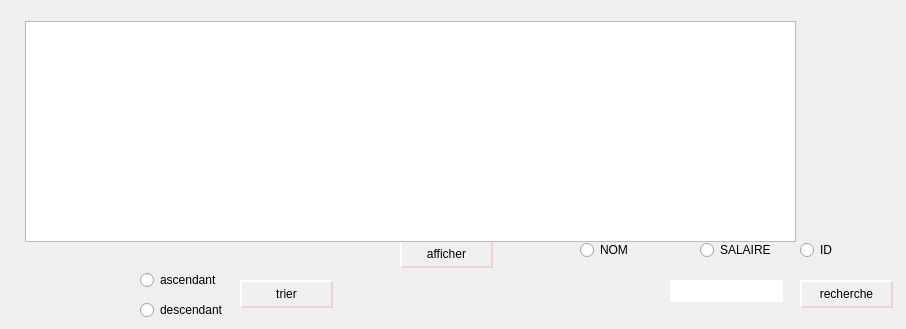
      <widget class="QWidget" name="tab_5">
       <attribute name="title">
        <string>afficher</string>
       </attribute>
       <widget class="QPushButton" name="pushButton_2">
        <property name="geometry">
         <rect>
          <x>400</x>
          <y>240</y>
          <width>93</width>
          <height>28</height>
         </rect>
        </property>
        <property name="styleSheet">
         <string notr="true">QPushButton {
color: #FFFFF;
border: 2px solid #F6CFCA;
border-radius: 20px;
border-style: outset;
background: qradialgradient(
cx: 0.3, cy: -0.4, fx: 0.3, fy: -0.4,
radius: 1.35, stop: 0 #fff, stop: 1 #fff
);
padding: 0.3rem 0.2rem;
}

QPushButton:hover {
background: qradialgradient(
cx: 0.3, cy: -0.4, fx: 0.3, fy: -0.4,
radius: 1.35, stop: 0 #fff, stop: 1 #bbb
);
 
    background-color:#FE7F9C	;
    border-radius: 15px;
}</string>
        </property>
        <property name="text">
         <string>afficher</string>
        </property>
       </widget>
       <widget class="QTableView" name="tableView">
        <property name="geometry">
         <rect>
          <x>25</x>
          <y>21</y>
          <width>771</width>
          <height>221</height>
         </rect>
        </property>
        <property name="styleSheet">
         <string notr="true">QHeaderView::section
{
    background-color: qlineargradient(spread:repeat, x1:1, y1:0, x2:1, y2:1, stop:0 rgba(227, 227, 227, 255),stop:1 rgba(187, 187, 187, 255));
	border: 1px solid #000;
    color: #000;
    text-align: left;
	padding: 4px;
	
}


QHeaderView::section:disabled
{
    background-color: #525251;
    color: #656565;

}


QHeaderView::section:checked
{
    background-color: qlineargradient(spread:repeat, x1:1, y1:0, x2:1, y2:1, stop:0 rgba(227, 227, 227, 255),stop:1 rgba(187, 187, 187, 255));
    color: #000;

}


QHeaderView::section::vertical::first,
QHeaderView::section::vertical::only-one
{
    border-top: 1px solid #353635;

}


QHeaderView::section::vertical
{
    border-top: 1px solid #353635;

}


QHeaderView::section::horizontal::first,
QHeaderView::section::horizontal::only-one
{
    border-left: 1px solid #353635;

}


QHeaderView::section::horizontal
{
    border-left: 1px solid #353635;

}


QTableCornerButton::section
{
    background-color: qlineargradient(spread:repeat, x1:1, y1:0, x2:1, y2:1, stop:0 rgba(227, 227, 227, 255),stop:1 rgba(187, 187, 187, 255));
	border: 1px solid #000;
    color: #fff;

}</string>
        </property>
       </widget>
       <widget class="QPushButton" name="pushButton_trier">
        <property name="geometry">
         <rect>
          <x>240</x>
          <y>280</y>
          <width>93</width>
          <height>28</height>
         </rect>
        </property>
        <property name="styleSheet">
         <string notr="true">QPushButton {
color: #FFFFF;
border: 2px solid #F6CFCA;
border-radius: 20px;
border-style: outset;
background: qradialgradient(
cx: 0.3, cy: -0.4, fx: 0.3, fy: -0.4,
radius: 1.35, stop: 0 #fff, stop: 1 #fff
);
padding: 0.3rem 0.2rem;
}

QPushButton:hover {
background: qradialgradient(
cx: 0.3, cy: -0.4, fx: 0.3, fy: -0.4,
radius: 1.35, stop: 0 #fff, stop: 1 #bbb
);
 
    background-color:#FE7F9C	;
    border-radius: 15px;
}</string>
        </property>
        <property name="text">
         <string>trier</string>
        </property>
       </widget>
       <widget class="QRadioButton" name="rb_desc_historique">
        <property name="geometry">
         <rect>
          <x>140</x>
          <y>300</y>
          <width>97</width>
          <height>20</height>
         </rect>
        </property>
        <property name="styleSheet">
         <string notr="true">QRadioBotton {

border: 2px solid #F6CFCA;
border-radius: 20px;
border-style: outset;
background: qradialgradient(
cx: 0.3, cy: -0.4, fx: 0.3, fy: -0.4,
radius: 1.35, stop: 0 , stop: 1 
);
padding: 0.3rem 0.2rem;
}
QRadioBotton:hover {
background: qradialgradient(
cx: 0.3, cy: -0.4, fx: 0.3, fy: -0.4,
radius: 1.35, stop: 0 , stop: 1 #bbb
);
 
    background-color:#98FB98	;
    border-radius: 15px;
}</string>
        </property>
        <property name="text">
         <string>descendant</string>
        </property>
       </widget>
       <widget class="QRadioButton" name="rb_asc_historique">
        <property name="geometry">
         <rect>
          <x>140</x>
          <y>270</y>
          <width>97</width>
          <height>20</height>
         </rect>
        </property>
        <property name="text">
         <string>ascendant</string>
        </property>
       </widget>
       <widget class="QLineEdit" name="lineEdit_idstock">
        <property name="geometry">
         <rect>
          <x>670</x>
          <y>280</y>
          <width>113</width>
          <height>22</height>
         </rect>
        </property>
        <property name="styleSheet">
         <string notr="true">border-width: 2px;
border-style: solid;
border-color: white;</string>
        </property>
       </widget>
       <widget class="QPushButton" name="L_search">
        <property name="geometry">
         <rect>
          <x>800</x>
          <y>280</y>
          <width>93</width>
          <height>28</height>
         </rect>
        </property>
        <property name="styleSheet">
         <string notr="true">QPushButton {
color: #FFFFF;
border: 2px solid #F6CFCA;
border-radius: 20px;
border-style: outset;
background: qradialgradient(
cx: 0.3, cy: -0.4, fx: 0.3, fy: -0.4,
radius: 1.35, stop: 0 #fff, stop: 1 #fff
);
padding: 0.3rem 0.2rem;
}

QPushButton:hover {
background: qradialgradient(
cx: 0.3, cy: -0.4, fx: 0.3, fy: -0.4,
radius: 1.35, stop: 0 #fff, stop: 1 #bbb
);
 
    background-color:#FE7F9C	;
    border-radius: 15px;
}</string>
        </property>
        <property name="text">
         <string>recherche</string>
        </property>
       </widget>
       <widget class="QRadioButton" name="radioButton_ID">
        <property name="geometry">
         <rect>
          <x>800</x>
          <y>240</y>
          <width>97</width>
          <height>20</height>
         </rect>
        </property>
        <property name="text">
         <string>ID</string>
        </property>
       </widget>
       <widget class="QRadioButton" name="radioButton_salaire">
        <property name="geometry">
         <rect>
          <x>700</x>
          <y>240</y>
          <width>97</width>
          <height>20</height>
         </rect>
        </property>
        <property name="text">
         <string>SALAIRE</string>
        </property>
       </widget>
       <widget class="QRadioButton" name="radioButton_nom">
        <property name="geometry">
         <rect>
          <x>580</x>
          <y>240</y>
          <width>97</width>
          <height>20</height>
         </rect>
        </property>
        <property name="text">
         <string>NOM</string>
        </property>
       </widget>
      </widget>
